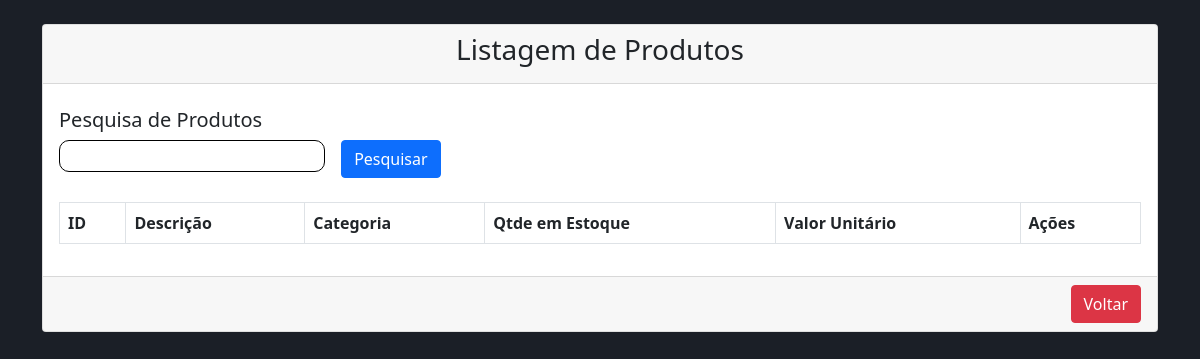
Page /view/produto/lstProdutos.php (signed in) on the earlier database version.
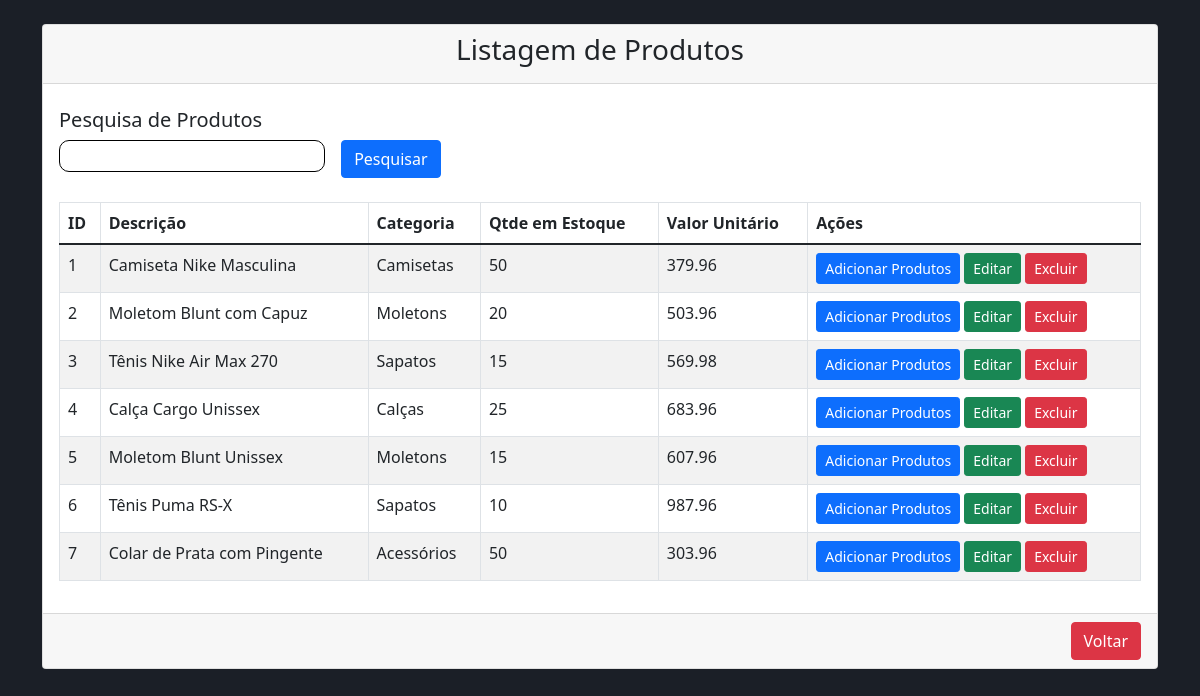
Same page on the later database version.
### tables this page shows
CREATE TABLE `produto` (
  `id` int(11) NOT NULL,
  `descricao` varchar(100) DEFAULT NULL,
  `qtde_estoque` int(11) DEFAULT NULL,
  `valor_unitario` decimal(10,2) DEFAULT NULL,
  `idCategoria` int(11) DEFAULT NULL
);

CREATE TABLE `categoria` (
  `id` int(11) NOT NULL,
  `descricao` varchar(50) NOT NULL
);

### dao/ProdutoDao.php (called while the page is built, shortened)
<?php
include_once 'C:\xampp\htdocs\Sistema-VendasPHP\model\Produto.php';
class ProdutoDao {
    public function findAll() {
        $sql = "SELECT * FROM `produto`;";
        $conn = Conexao::conectar();
        $result = $conn->query($sql);
        $lstProdutos = [];
        foreach ($result as $linha) {
            $produto = new Produto();
            $produto->setId($linha['id']);
            $produto->setDescricao($linha['descricao']);
            $produto->setQtdeEstoque($linha['qtde_estoque']);
            $produto->setValorUnitario($linha['valor_unitario']);
            $produto->setIdCategoria($linha['idCategoria']);
            $lstProdutos[] = $produto;
        }
        return $lstProdutos;
    }
}
?>

### bll/ProdutoBll.php (called while the page is built, shortened)
<?php
include_once 'C:\xampp\htdocs\Sistema-VendasPHP\dao\ProdutoDao.php';
class ProdutoBll {
    public function findAll() {
        $dao = new ProdutoDao();
        return $dao->findAll();
    }
}
?>

### model/Produto.php (called while the page is built, shortened)
<?php
class Produto {
    private $id;
    private $descricao;
    private $qtdeEstoque;
    private $valorUnitario;
    public function getId() {
        return $this->id;
    }
    public function setId(int $id) {
        return $this->id = $id;
    }
    public function getDescricao() {
        return $this->descricao;
    }
    public function setDescricao(string $descricao) {
        return $this->descricao = $descricao;
    }
    public function setIdCategoria(int $idCategoria) {
        return $this->idCategoria = $idCategoria;
    }
    public function getQtdeEstoque() {
        return $this->qtdeEstoque;
    }
    public function setQtdeEstoque(int $qtdeEstoque) {
        return $this->qtdeEstoque = $qtdeEstoque;
    }
    public function getValorUnitario() {
        return $this->valorUnitario;
    }
    public function setValorUnitario(float $valorUnitario) {
        return $this->valorUnitario = $valorUnitario;
    }
}

### dao/CategoriaDao.php (called while the page is built, shortened)
<?php
include_once 'C:\xampp\htdocs\Sistema-VendasPHP\model\Categoria.php';
class CategoriaDao {
    public function findById(int $id) {
        $sql = "SELECT * FROM categoria WHERE id = :id;";
        $conn = Conexao::conectar();
        $query = $conn->prepare($sql);
        $query->bindValue(':id', $id, \PDO::PARAM_INT);
        $query->execute();
        $linha = $query->fetch(\PDO::FETCH_ASSOC);
        $categoria = new Categoria();
        $categoria->setId($linha['id']);
        $categoria->setDescricao($linha['descricao']);
        return $categoria;
    }
}
?>

### bll/CategoriaBll.php (called while the page is built, shortened)
<?php
include_once 'C:\xampp\htdocs\Sistema-VendasPHP\dao\CategoriaDao.php';
class CategoriaBll {
    public function findById(int $id) {
        $dao = new CategoriaDao();
        return $dao->findById($id);
    }
}
?>

### model/Categoria.php (called while the page is built, shortened)
<?php
class Categoria {
    private $descricao;
    public function getDescricao() {
        return $this->descricao;
    }
    public function setDescricao(string $descricao) {
        $this->descricao = $descricao;
    }
}
?>

### view/produto/lstProdutos.php (the view, shortened to what the changed rows need)
<?php
include_once '../../bll/ProdutoBll.php';
include_once '../../bll/CategoriaBll.php';
$bll = new ProdutoBll();
$categoriaBll = new CategoriaBll();
if (isset($_GET['busca'])) {
    $busca = $_GET['busca'];
} else {
    $busca = null;
}
if ($busca == null) {
    $lstProduto = $bll->findAll();
} else {
    $lstProduto = $bll->findByDescricao($busca);
}
?>
<!DOCTYPE html>
<html>
<head>
    <link href="https://cdn.jsdelivr.net/npm/bootstrap@5.1.3/dist/css/bootstrap.min.css" rel="stylesheet">
    <link rel="stylesheet" href="../../view/css/formatacao.css">
</head>
<body>
    <div class="container mt-4">
        <div class="row">
            <div class="col-md-12">
                <div class="card">
                    <div class="card-body">
                        <table class="table table-bordered table-striped">
                            <thead>
                                <tr>
                                    <th>ID</th>
                                    <th>Descrição</th>
                                    <th>Categoria</th>
                                    <th>Qtde em Estoque</th>
                                    <th>Valor Unitário</th>
                                    <th>Ações</th>
                                </tr>
                            </thead>
                            <tbody>
                                <?php foreach ($lstProduto as $produto) { ?>
                                    <tr>
                                        <td>
                                            <?php echo $produto->getId(); ?>
                                        </td>
                                        <td>
                                            <?php echo $produto->getDescricao(); ?>
                                        </td>
                                        <td>
                                            <?php $categoria = $categoriaBll->findById($produto->getIdCategoria());
                                            echo $categoria->getDescricao();
                                            ?>
                                        </td>
                                        <td>
                                            <?php echo $produto->getQtdeEstoque(); ?>
                                        </td>
                                        <td>
                                            <?php echo $produto->getValorUnitario(); ?>
                                        </td>
                                        <td>
                                            <a href="addProduto.php" class="btn btn-primary btn-sm">Adicionar
                                                Produtos</a>
                                            <a href="attProduto.php?id=<?= $produto->getId(); ?>"
                                                class="btn btn-success btn-sm">Editar</a>
                                            <a onclick="JavaScript:remover(<?php echo $produto->getId(); ?>)"
                                                class="btn btn-danger btn-sm">Excluir</a>
                                        </td>
                                    </tr>
                                <?php } ?>
                            </tbody>
                        </table>
                    </div>
                </div>
            </div>
        </div>
    </div>
</body>
</html>

Differences in the rows shown:
added produto: id "1", descricao "Camiseta Nike Masculina", idCategoria.descricao "Camisetas", qtde_estoque "50", valor_unitario "379.96"
added produto: id "2", descricao "Moletom Blunt com Capuz", idCategoria.descricao "Moletons", qtde_estoque "20", valor_unitario "503.96"
added produto: id "3", descricao "Tênis Nike Air Max 270", idCategoria.descricao "Sapatos", qtde_estoque "15", valor_unitario "569.98"
added produto: id "4", descricao "Calça Cargo Unissex", idCategoria.descricao "Calças", qtde_estoque "25", valor_unitario "683.96"
added produto: id "5", descricao "Moletom Blunt Unissex", idCategoria.descricao "Moletons", qtde_estoque "15", valor_unitario "607.96"
added produto: id "6", descricao "Tênis Puma RS-X", idCategoria.descricao "Sapatos", qtde_estoque "10", valor_unitario "987.96"
added produto: id "7", descricao "Colar de Prata com Pingente", idCategoria.descricao "Acessórios", qtde_estoque "50", valor_unitario "303.96"
